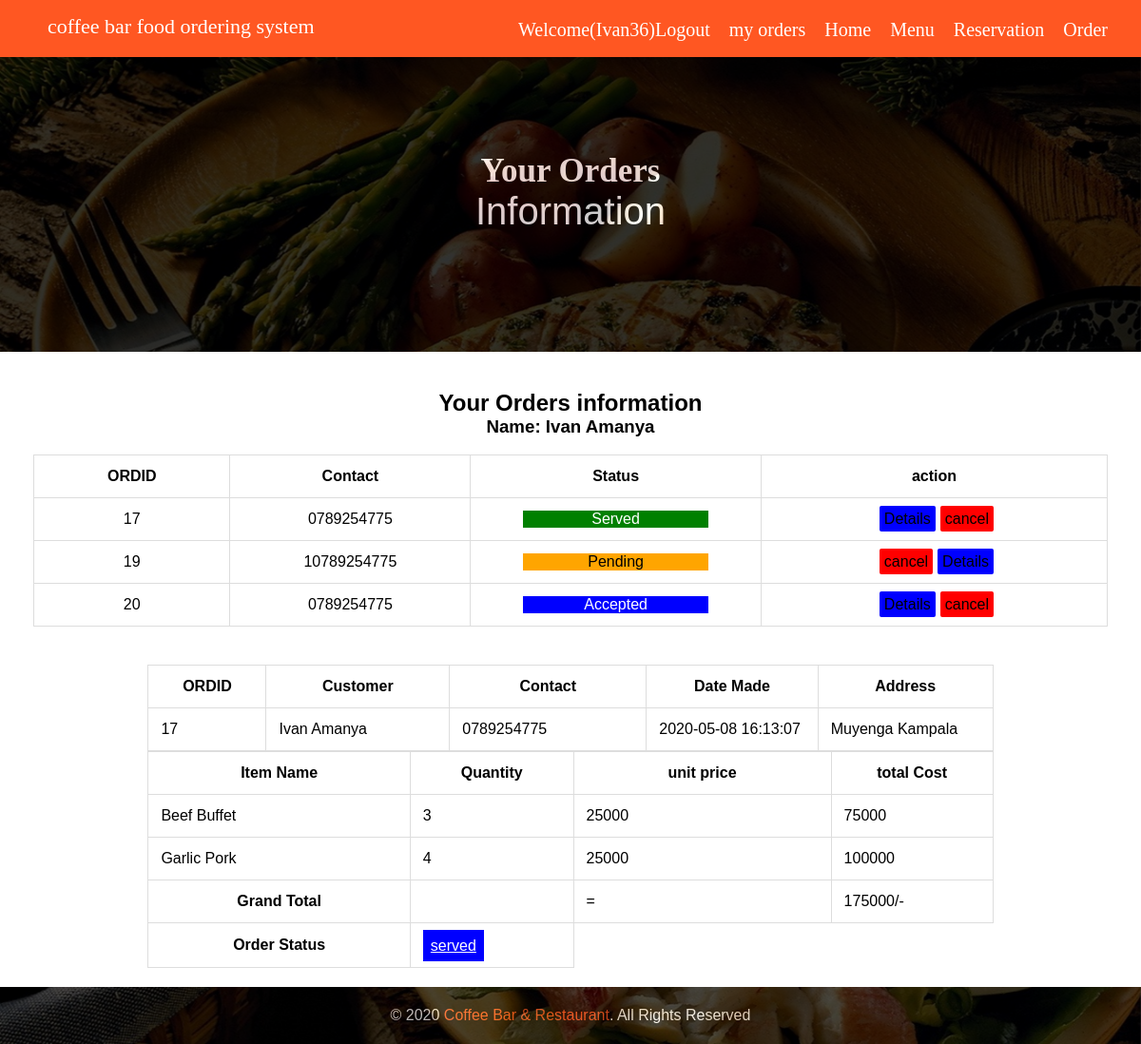
Page /my-orders.php?orderID=17 (signed in) on the committed database.
### tables this page shows
CREATE TABLE `basket` (
  `id` int(11) NOT NULL,
  `customer_name` varchar(255) NOT NULL,
  `contact_number` varchar(255) NOT NULL,
  `address` varchar(255) NOT NULL,
  `email` varchar(255) NOT NULL,
  `total` varchar(255) NOT NULL,
  `status` varchar(255) NOT NULL,
  `payment` varchar(50) DEFAULT 'Cash',
  `date_made` varchar(255) NOT NULL
);

CREATE TABLE `items` (
  `item_id` int(11) NOT NULL,
  `order_id` varchar(100) NOT NULL,
  `food` varchar(100) NOT NULL,
  `qty` varchar(100) NOT NULL,
  `date` timestamp NULL DEFAULT CURRENT_TIMESTAMP,
  `customer` varchar(50) DEFAULT NULL
);

CREATE TABLE `food` (
  `id` int(11) NOT NULL,
  `food_name` varchar(255) NOT NULL,
  `food_category` varchar(255) NOT NULL,
  `food_sub_category` varchar(150) DEFAULT NULL,
  `food_price` int(11) NOT NULL,
  `food_description` text NOT NULL
);

### my-orders.php (the view, shortened to what this page needs)
<!Doctype html>
<html lang="en">
<head>
	<link rel="stylesheet" href="css/main.css" />
</head>
<body>
	<?php require "includes/header.php"; ?>
	<div class="parallax" onclick="remove_class()">
		<div class="parallax_head">
			<h2>Your orders </h2>
			<h3>Information</h3>
		</div>
	</div>
	<div class="content" onclick="remove_class()">
		<div class="inner_content">
			<h2 style="text-align: center;">Your Orders information</h2>
			<h3 style="text-align: center;">Name: <?php echo $names; ?></h3><br>
			<table id="example3" class="table table-bordered table-striped">
				<thead>
					<tr>
						<th width="1%">ORDID</th>
						<th width="1%">Contact</th>
						<th width="1%">Status</th>
						<th width="1%">action</th>
					</tr>
				</thead>
				<tbody>
					<?php
					$sql = "SELECT * FROM basket where customer_name='$names' ORDER BY id ASC LIMIT 20";
					$result = mysqli_query($connect, $sql);
					if(mysqli_num_rows($result) > 0)
					{
						while($row = mysqli_fetch_array($result))
						{
							?>
							<tr>
								<td style="text-align: center;"><?php echo $row["id"]; ?></td>
								<td style="text-align: center;"><?php echo $row["contact_number"]; ?></td>
								<td style="text-align: center; padding-left: 55px;padding-right: 55px;">
									<?php if ($row["status"]=='pending') {
										echo "<p style='background-color:orange;text-align:center;'>Pending</p>";
									}else if ($row["status"]=='accepted') {
										echo "<p style='background-color:blue;text-align:center;color:white;'>Accepted</p>";
									}
									else if ($row["status"]=='served') {
										echo "<p style='background-color:green;text-align:center;color:white;'>Served</p>";
									}
									else if ($row["status"]=='canceled') {
										echo "<p style='background-color:red;text-align:center;color:white;'>Canceled</p>";
									}
									?></td>
									<td style="text-align: center; padding-left: 55px;padding-right: 55px;">
										<?php if ($row["status"]=='pending') {
											echo '<a href="?cancel_order='.$row["id"].'" onclick="return check();" class="button2">cancel</a>';
											echo '<a href="?orderID='.$row["id"].'" class="button">Details</a>';
										}else if ($row["status"]=='accepted') {
											echo '<a href="?orderID='.$row["id"].'" class="button">Details</a>';
											echo '<a href="#?cancel_order='.$row["id"].'" class="button2">cancel</a>';
										}
										else if ($row["status"]=='served') {
											echo '<a href="?orderID='.$row["id"].'" class="button">Details</a>';
											echo '<a href="#?cancel_order='.$row["id"].'" class="button2">cancel</a>';
										}
										else if ($row["status"]=='canceled') {
											echo '<a href="?orderID='.$row["id"].'" class="button">Details</a>';
										}
										?></td>
									</tr>
								<?php }} ?>
							</tbody>
						</table>
					</div>
					<?php if (isset($_GET['orderID'])) {
						$ordId = mysqli_real_escape_string($connect, $_GET['orderID']);
						$sql = "SELECT * FROM basket where id='$ordId'";
						?>
						<div class="card-body" style="margin-left: 12%;margin-right: 12%;margin-top: 20px;">
							<table id="example3" class="table table-bordered table-striped">
								<tr>
									<th width="1%">ORDID</th>
									<th width="2%">Customer</th>
									<th width="2%">Contact</th>
									<th width="2%">Date Made</th>
									<th width="2%">Address</th>
								</tr>
								<?php
								$result = mysqli_query($connect, $sql);
								if(mysqli_num_rows($result) > 0)
								{
									while($row = mysqli_fetch_array($result))
									{
										$total = $row['total'];
										$status = $row['status'];
										?>
										<tr>
											<td><?php echo $row["id"]; ?></td>
											<td><?php echo $row["customer_name"]; ?></td>
											<td><?php echo $row["contact_number"]; ?></td>
											<td><?php echo $row["date_made"]; ?></td>
											<td><?php echo $row["address"]; ?></td>
										</tr>
									<?php }} }
									?>
								</table>
								<table id="example3" class="table table-bordered table-striped">
									<?php if (isset($_GET['orderID'])) {
										?>
										<tr>
											<th width="5%">Item Name</th>
											<th width="2%">Quantity</th>
											<th width="5%">unit price</th>
											<th width="2%">total Cost</th>
										</tr>
										<?php
										$oid = intval($_GET['orderID']);
										$result = mysqli_query($connect,"SELECT * FROM items
											LEFT JOIN food ON food.food_name=items.food
											WHERE items.order_id='$oid' ORDER BY items.item_id DESC");
										while($row = mysqli_fetch_array($result))
											{  $qnt = $row["qty"];
										$price = $row["food_price"];
										?>
										<tr>
											<td><?php echo $row["food"]; ?></td>
											<td><?php echo $row["qty"]; ?></td>
											<td><?php echo $row["food_price"]; ?></td>
											<td><?php echo $qnt*$price; ?></td>
										</tr>
									<?php } ?>
									<tr>
										<th>Grand Total</th>
										<td></td>
										<td>=</td>
										<td> <?php echo $total; ?>/-</td>
									</tr>
									<tr>
										<th>Order Status</th>
										<td style="padding-top: 15px;">
											<a href="" style="color: white;background: blue;padding: 8px;"><?php echo $status; ?>
										</a>
									</td>
								</tr>
							<?php } ?>
						</table>
					</div>
				</div>
				<div class="footer_parallax" onclick="remove_class()">
					<div class="on_footer_parallax">
						<p>&copy; <?php echo strftime("%Y", time()); ?> <span>Coffee Bar & Restaurant</span>. All Rights Reserved</p>
					</div>
				</div>
			</body>
			</html>

### includes/header.php (shortened to what this page needs)
<header>
	<div onclick="remove_class()">
		<div class="main_nav">
			<h2 style="font-size: 22px;font-family: lucida handwriting;">coffee bar food ordering system</h2>
			<ul class="default_links" style="font-family: aclonica; font-size: 20px;">
				<?php if (isset($_SESSION['ID'])) {
					$user = $_SESSION['username'];
					$names = $_SESSION['Name'];
					echo '<li><a href="logout.php">Welcome('.$user.')Logout</a></li>';
					echo '<li><a href="my-orders.php">my orders</a></li>';
				}
				else{
					echo '<li><a href="login.php">Signin</a></li>';
				}
				?>
				<li><a href="index.php">Home</a></li>
				<li><a href="menu.php">Menu</a></li>
				<li><a href="reservation.php">Reservation</a></li>
				<li><a href="basket.php">Order</a></li>
			</ul>
		</div>
	</div>
</header>

### css/main.css (style rules this page uses)
* { margin: 0; padding: 0; box-sizing: border-box; }
body { font-family: Arial, Helvetica, san-serif, tahoma; }
header { display: block; background: #D54114; position: fixed; width: 100%; right: 0; top: 0; margin-bottom: 60px; z-index: 100; }
div.main_nav { padding: 15px 15px; display: block; background: #FF5722; height: auto; min-height: 60px; }
div.main_nav h2 { float: left; margin-left: 35px; font-family: 1em "helvetica" sans-serif; color: #fff; font-weight: 200; }
div.main_nav ul { padding: 0; margin: 0; list-style-type: none; float: right; margin-right: 20px; }
div.main_nav ul li { float: left; margin-left: 20px; margin-top: 5px; height: 20px; width: auto; }
div.main_nav ul li a { text-decoration: none; color: #fff; }
div.parallax { background-image: url("../image/dish_2.jpg"); background-attachment: fixed; height: 370px; background-repeat: no-repeat; background-position: center; background-size: cover; width: 100%; }
div.parallax_head { background: #000; opacity: 0.8; color: #fff; text-align: center; height: 370px; padding: 10px; }
div.parallax_head h2 { margin-top: 150px; font-family: lucida handwriting; text-transform: capitalize; font-size: 35px; }
div.parallax_head h3 { font-size: 40px; font-family: sans-serif; font-weight: 200; }
div.content { background: #fff; color: #000; padding: 20px 15px; height: auto; display: block; }
div.inner_content { max-width: 1200px; height: auto; padding: 20px; margin: 0 auto; }
div.footer_parallax { background-image: url("../image/dish_2.jpg"); background-attachment: fixed; height: 60px; background-repeat: no-repeat; background-position: center; background-size: cover; width: 100%; }
div.on_footer_parallax { background: #000; opacity: 0.7; color: #fff; text-align: center; height: 60px; padding: 10px; text-align: center; }
div.on_footer_parallax p { line-height: 40px; }
div.on_footer_parallax p span { color: #FF5722; }

### my-orders.php (style rules this page uses)
table { border-spacing: 0; border-collapse: collapse; }
td, th { padding: 13px; }
thead { display: table-header-group; }
.table { border-collapse: collapse !important; }
.table td, .table th { background-color: #fff !important; }
.table-bordered th, .table-bordered td { border: 1px solid #ddd !important; }
.button { background-color: blue; width: 10px; height: 5px; border-radius: 2px; padding: 5px; margin-left: 5px; color: black; text-decoration: none; }
.button2 { background-color: red; width: 10px; height: 5px; border-radius: 2px; margin-left: 5px; padding: 5px; color: black; text-decoration: none; }

### rows in the picture
basket: id "17", contact_number "0789254775", shows "Served", customer_name "Ivan Amanya", date_made "2020-05-08 16:13:07", address "Muyenga Kampala", total "175000", status "served"
basket: id "19", contact_number "10789254775", status "Pending"
basket: id "20", contact_number "0789254775", status "Accepted"
items: food "Beef Buffet", qty "3", food.food_price "25000", $qnt*$price "75000"
items: food "Garlic Pork", qty "4", food.food_price "25000", $qnt*$price "100000"

### other values in the picture
$user "Ivan36"
$names "Ivan Amanya"
